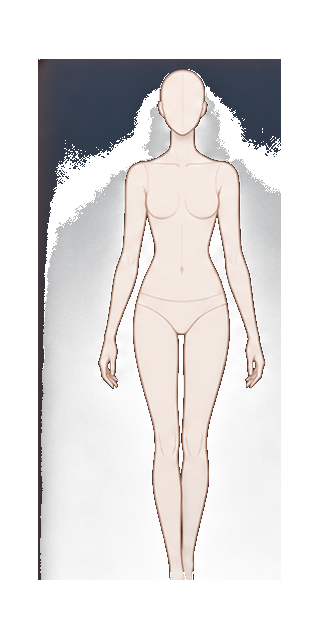
#> input picture FashionRise/Assets/FashionRise/Resources/StudioUI/Models/fr_model_female.png, 320 x 640 px, found by its file name
$ python derive_brand_assets.py
#> lines starting #> are read from the running program, lines starting #| are printed output that depends on the picture
"""Derive WEB-V2.2 brand variants from the approved FashionRise artwork.

Non-destructive: original files are read and never overwritten.
Outputs are transparent PNGs unless a PWA icon requires an opaque navy field.
"""

from __future__ import annotations

from pathlib import Path

from PIL import Image

ROOT = Path(__file__).resolve().parents[1] / "public"
LOGO = ROOT / "branding" / "fashion_rise_logo.png"
MARK = ROOT / "branding" / "fashion_rise_mark.png"
NAVY = (9, 15, 31, 255)


# [25 lines left out: function erode_cream_fringe, not called in this run]


def remove_edge_dark(im: Image.Image, lum_max: int = 115) -> Image.Image:
    """Clear a dark matte that is connected to the image edge. Figure ink stays."""
    from collections import deque

    out = im.convert("RGBA").copy()
    px = out.load()
    w, h = out.size
    seen = bytearray(w * h)
    q: deque[tuple[int, int]] = deque()

    def is_bg(x: int, y: int) -> bool:
        r, g, b, a = px[x, y]
        if a < 12:
            return True
        lum = (r + g + b) / 3
        chroma = max(r, g, b) - min(r, g, b)
        return lum < lum_max and chroma < 45

    for x in range(w):
        for y in (0, h - 1):
            if is_bg(x, y):
                seen[y * w + x] = 1
                q.append((x, y))
    for y in range(h):
        for x in (0, w - 1):
            i = y * w + x
            if not seen[i] and is_bg(x, y):
                seen[i] = 1
                q.append((x, y))
    while q:
        x, y = q.popleft()
        if px[x, y][3] >= 12:
            px[x, y] = (0, 0, 0, 0)
        for nx, ny in ((x + 1, y), (x - 1, y), (x, y + 1), (x, y - 1)):
            if 0 <= nx < w and 0 <= ny < h:
                i = ny * w + nx
                if not seen[i] and is_bg(nx, ny):
                    seen[i] = 1
                    q.append((nx, ny))
    return out


def strip_dark_fringe(im: Image.Image, alpha_max: int = 48, channel_max: int = 52) -> Image.Image:
    """Drop near-black, low-alpha residue. Leaves opaque figure ink untouched."""
    out = im.convert("RGBA")
    px = out.load()
    w, h = out.size
    for y in range(h):
        for x in range(w):
            r, g, b, a = px[x, y]
            if a < alpha_max and r < channel_max and g < channel_max and b < channel_max + 8:
                px[x, y] = (0, 0, 0, 0)
    return out


def trim(im: Image.Image, pad: int = 0) -> Image.Image:
    bbox = im.getbbox()
    if not bbox:
        return im
    l, t, r, b = bbox
    l = max(0, l - pad)
    t = max(0, t - pad)
    r = min(im.width, r + pad)
    b = min(im.height, b + pad)
    return im.crop((l, t, r, b))


def crop_rows(im: Image.Image, y0: int, y1: int) -> Image.Image:
    band = im.crop((0, y0, im.width, y1))
    return trim(band, 8)


def frame_figure(im: Image.Image, clear_edge_matte: bool = False) -> Image.Image:
    if clear_edge_matte:
        im = remove_edge_dark(im)
    im = trim(strip_dark_fringe(im), 0)
    side = 0.08
    top = 0.035
    bottom = 0.14
    cw = max(im.width, int(im.width / (1 - 2 * side)))
    ch = int(cw * 4 / 3)
    max_h = int(ch * (1 - top - bottom))
    max_w = int(cw * (1 - 2 * side))
    scale = min(max_w / im.width, max_h / im.height, 1)
    nw, nh = max(1, int(im.width * scale)), max(1, int(im.height * scale))
    resized = im.resize((nw, nh), Image.Resampling.LANCZOS) if scale < 0.999 else im
    canvas = Image.new("RGBA", (cw, ch), (0, 0, 0, 0))
    x = (cw - resized.width) // 2
    y = int(ch * top)
    canvas.paste(resized, (x, y), resized)
    return canvas


# [35 lines left out: functions frame_icon, app_icon, not called in this run]


def save_png(im: Image.Image, path: Path) -> None:
    path.parent.mkdir(parents=True, exist_ok=True)
    im.save(path, format="PNG", optimize=True)
    print(f"wrote {path.relative_to(ROOT)} {im.size} mode={im.mode}")


def main() -> None:
    """Derive model cards only.

    Approved app-icon surfaces (mark / favicon / PWA / iOS AppIcon / Android
    launchers) are owned by `apply_approved_app_icon.py` and must not be
    overwritten here. Home/login lockups (`fashion_rise_login.png`,
    `fashion_rise_logo.png`, `fashion_rise_emblem.png`) are also left untouched
    so a casual re-run cannot mutate the Home dashboard hero.
    """
    # Refuse to touch approved icon + Home lockup paths even if invoked wrong.
    protected = [
        ROOT / "branding" / "fashion_rise_mark.png",
        ROOT / "branding" / "fashion_rise_logo.png",
        ROOT / "branding" / "fashion_rise_login.png",
        ROOT / "branding" / "fashion_rise_emblem.png",
        ROOT / "icons" / "favicon-32.png",
        ROOT / "icons" / "apple-touch-icon.png",
        ROOT / "icons" / "icon-192.png",
        ROOT / "icons" / "icon-512.png",
    ]
    print(
        "derive_brand_assets: skipping brand lockups + app icons "
        "(use scripts/apply_approved_app_icon.py for icon refresh)."
    )
    for path in protected:
        if path.exists():
            print(f"  preserve {path.relative_to(ROOT)}")

    models = ROOT / "assets" / "ui" / "models"
    save_png(
        frame_figure(Image.open(models / "fr_model_female.png"), clear_edge_matte=True),
        models / "fr_model_female_card.png",
    )
#> in remove_edge_dark, out is the input picture: PIL image 320x640 RGBA; mean R, G, B, A 50.7, 49, 49.6, 77.2
#> in frame_figure, `im = remove_edge_dark(im)`:
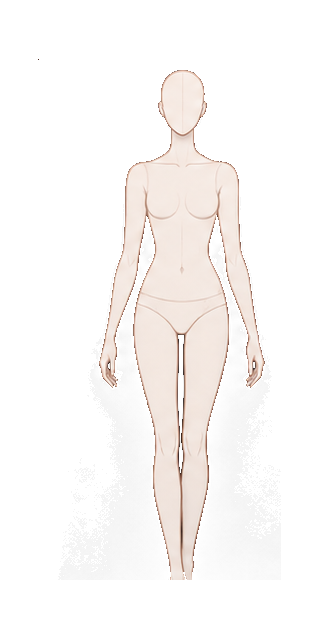
#> im: PIL image 320x640 RGBA; mean R, G, B, A 43.1, 40.5, 39.2, 47; transparent parts drawn white
#> in frame_figure, `resized = im.resize((nw, nh), Image.Resampling.LANCZOS) if scale < 0.9..`:
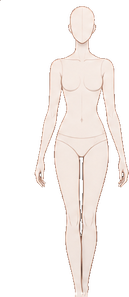
#> resized: PIL image 129x297 RGBA; mean R, G, B, A 82, 75.3, 71.9, 79.8; transparent parts drawn white
#> in frame_figure, `canvas = Image.new("RGBA", (cw, ch), (0, 0, 0, 0))`: canvas: PIL image 270x360 RGBA; every value is 0
#> in frame_figure, `canvas.paste(resized, (x, y), resized)`:
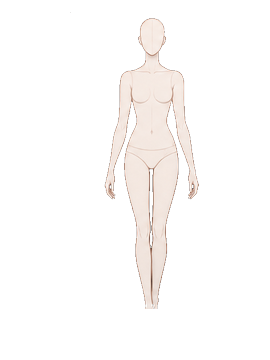
#> canvas: PIL image 270x360 RGBA; mean R, G, B, A 29.2, 27.3, 26.2, 30.8; transparent parts drawn white
#| wrote assets/ui/models/fr_model_female_card.png (270, 360) mode=RGBA
    save_png(frame_figure(Image.open(models / "fr_model_male.png")), models / "fr_model_male_card.png")
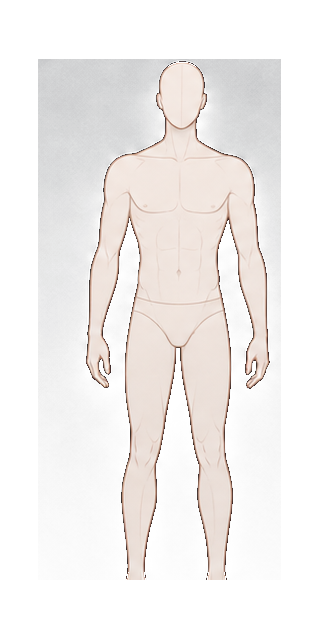
#> input picture FashionRise/Assets/FashionRise/Art/UI/Studio/ModelSelector/fr_model_male.png, 320 x 640 px, found by its file name
#> call 2 of frame_figure, with clear_edge_matte = False
#> in strip_dark_fringe, out is the input picture: PIL image 320x640 RGBA; mean R, G, B, A 56.2, 53.5, 52.7, 66.4
#> call 2 of trim, with pad = 0
#> in trim (call 2), `return im.crop((l, t, r, b))`:
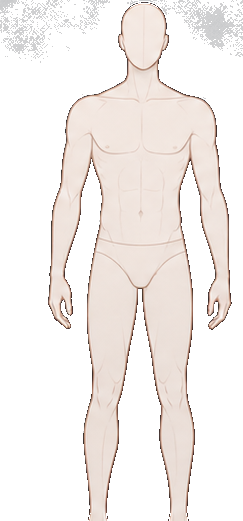
#> returned value: PIL image 243x521 RGBA; mean R, G, B, A 87.1, 81.8, 79, 97.7; transparent parts drawn white
#> in frame_figure (call 2), `resized = im.resize((nw, nh), Image.Resampling.LANCZOS) if scale < 0.9..`:
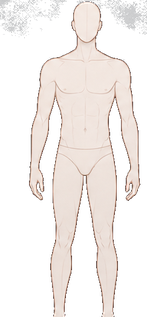
#> resized: PIL image 147x317 RGBA; mean R, G, B, A 92.4, 85.9, 82.8, 97.7; transparent parts drawn white
#> in frame_figure (call 2), `canvas = Image.new("RGBA", (cw, ch), (0, 0, 0, 0))`: canvas: PIL image 289x385 RGBA; every value is 0
#> in frame_figure (call 2), `canvas.paste(resized, (x, y), resized)`:
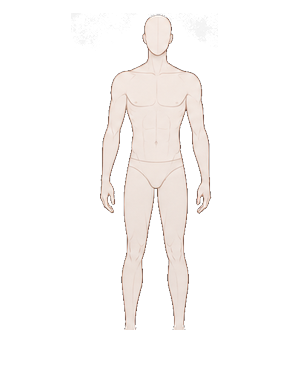
#> canvas: PIL image 289x385 RGBA; mean R, G, B, A 36.4, 34.1, 32.9, 39.8; transparent parts drawn white
#| wrote assets/ui/models/fr_model_male_card.png (289, 385) mode=RGBA
#> (the run stopped early here; a loop or call above may not have finished)
